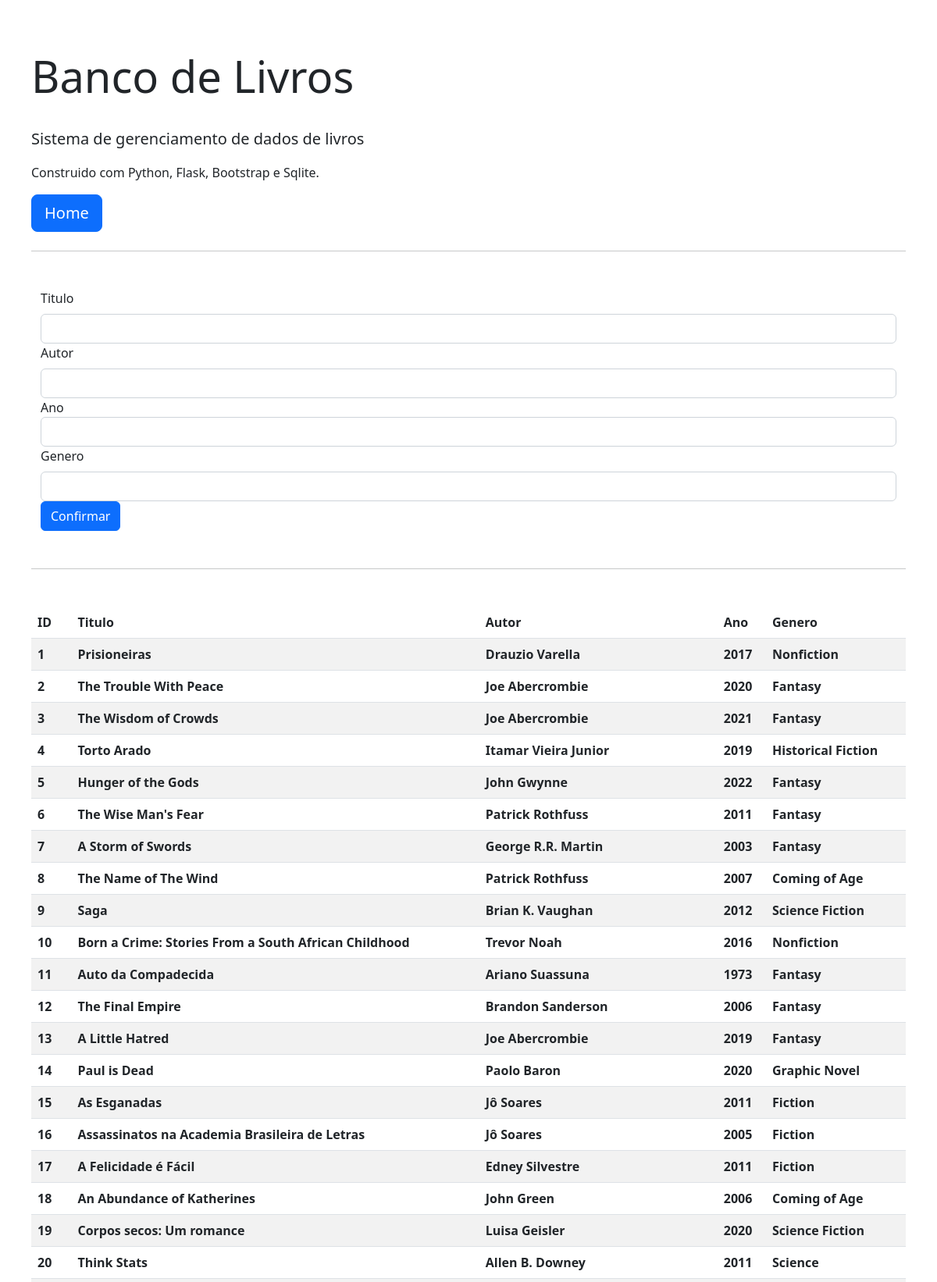
The page /add_book (upper part) on the database its author committed.
### tables this page shows
CREATE TABLE "books" (
"id" INTEGER PRIMARY KEY AUTOINCREMENT,
"titulo" TEXT NOT NULL,
"autor" TEXT,
"ano" INTEGER,
"genero" TEXT
);

### app.py (the view)
@app.route("/add_book",methods=['POST','GET'])
def add_book():
    if request.method=='POST':
        titulo=request.form['titulo']
        autor=request.form['autor']
        ano=request.form['ano']
        genero=request.form['genero']
        campos = ",".join(cols)
        qmarks = ",".join((['?'] * 4))
        execute_string = f"INSERT INTO books({campos}) values ({qmarks})"
        with sqlite3.connect(db_path) as connie:
            c = connie.cursor()
            c.execute(execute_string, (titulo, autor, ano, genero))
        message = "Livro adicionado com sucesso!"
        return redirect(url_for("home", message=message))
    else:
        all_data = query_all_data()
        return render_template("add_book.html",all_data=all_data)

### app.py (called while the page is built)
def query_all_data():
    with sqlite3.connect(db_path) as connie:
        c = connie.cursor()
        c.execute("""
SELECT * FROM books
""")
        all_data = c.fetchall()
    return(all_data)

### templates/add_book.html (shortened to what this page needs)
<!DOCTYPE html>
<html lang="en">
    <head>
        <link href="https://cdn.jsdelivr.net/npm/bootstrap@5.2.2/dist/css/bootstrap.min.css" rel="stylesheet">
    </head>
    <body style="margin:30px;padding:10px">
        <br>
        <div class="jumbotron">
        <h1 class="display-4">Banco de Livros</h1>
        <br>
        <p class="lead">Sistema de gerenciamento de dados de livros</p>
        <p>Construido com Python, Flask, Bootstrap e Sqlite.</p>
        <a class="btn btn-primary btn-lg" href="{{ url_for('home') }}" role="button">Home</a>
        <hr class="my-4">
        <br>
        </div>
        <div class="container">
        <form action="http://127.0.0.1:5050/add_book" method="post">
            <div class="form-group">
                <label class="form-label">Titulo</label>
                <input class="form-control" id="titulo" name="titulo">
            </div>
            <div class="form-group">
                <label class="form-label">Autor</label>
                <input class="form-control" id="autor" name="autor">
            </div>
            <div class="form-group">
                <label" class="form-label">Ano</label>
                <input class="form-control" id="ano" name="ano">
            </div>
            <div class="form-group">
                <label class="form-label">Genero</label>
                <input  class="form-control" id="genero" name="genero">
            </div>
            <button type="submit" class="btn btn-primary">Confirmar</button>
        </form>
        </div>
        <br>
        <hr class="my-4">
        <br>
        <table class="table table-striped">
            <thead>
                <tr>
                <th scope="col">ID</th>
                <th scope="col">Titulo</th>
                <th scope="col">Autor</th>
                <th scope="col">Ano</th>
                <th scope="col">Genero</th>
                </tr>
            </thead>
            <tbody>
                {% for row in all_data %}
                <tr>
                {% for col in row %}
                <th scope="row">{{col}}</th>
                {% endfor %}
                </tr>
                {% endfor %}
            </tbody>
        </table>
    </body>
</html>

### rows shown on the page
books: row "1", titulo "Prisioneiras", autor "Drauzio Varella", ano "2017", genero "Nonfiction"
books: row "2", titulo "The Trouble With Peace", autor "Joe Abercrombie", ano "2020", genero "Fantasy"
books: row "3", titulo "The Wisdom of Crowds", autor "Joe Abercrombie", ano "2021", genero "Fantasy"
books: row "4", titulo "Torto Arado", autor "Itamar Vieira Junior", ano "2019", genero "Historical Fiction"
books: row "5", titulo "Hunger of the Gods", autor "John Gwynne", ano "2022", genero "Fantasy"
books: row "6", titulo "The Wise Man's Fear", autor "Patrick Rothfuss", ano "2011", genero "Fantasy"
books: row "7", titulo "A Storm of Swords", autor "George R.R. Martin", ano "2003", genero "Fantasy"
books: row "8", titulo "The Name of The Wind", autor "Patrick Rothfuss", ano "2007", genero "Coming of Age"
books: row "9", titulo "Saga", autor "Brian K. Vaughan", ano "2012", genero "Science Fiction"
books: row "10", titulo "Born a Crime: Stories From a South African Childhood", autor "Trevor Noah", ano "2016", genero "Nonfiction"
books: row "11", titulo "Auto da Compadecida", autor "Ariano Suassuna", ano "1973", genero "Fantasy"
books: row "12", titulo "The Final Empire", autor "Brandon Sanderson", ano "2006", genero "Fantasy"
books: row "13", titulo "A Little Hatred", autor "Joe Abercrombie", ano "2019", genero "Fantasy"
books: row "14", titulo "Paul is Dead", autor "Paolo Baron", ano "2020", genero "Graphic Novel"
books: row "15", titulo "As Esganadas", autor "Jô Soares", ano "2011", genero "Fiction"
books: row "16", titulo "Assassinatos na Academia Brasileira de Letras", autor "Jô Soares", ano "2005", genero "Fiction"
books: row "17", titulo "A Felicidade é Fácil", autor "Edney Silvestre", ano "2011", genero "Fiction"
books: row "18", titulo "An Abundance of Katherines", autor "John Green", ano "2006", genero "Coming of Age"
books: row "19", titulo "Corpos secos: Um romance", autor "Luisa Geisler", ano "2020", genero "Science Fiction"
books: row "20", titulo "Think Stats", autor "Allen B. Downey", ano "2011", genero "Science"
